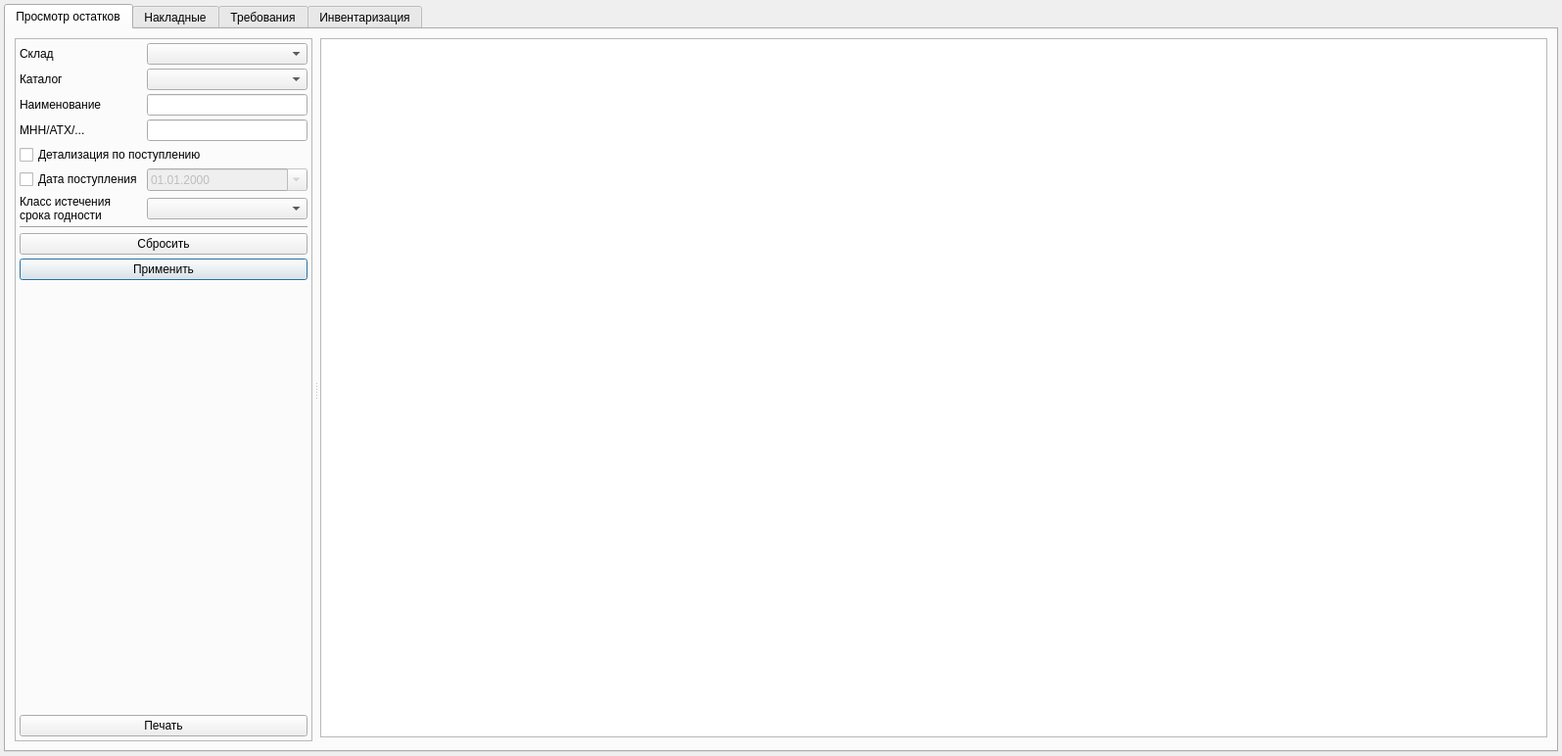
<?xml version="1.0" encoding="UTF-8"?>
<ui version="4.0">
 <class>PharmacyStoreDialog</class>
 <widget class="QDialog" name="PharmacyStoreDialog">
  <property name="geometry">
   <rect>
    <x>0</x>
    <y>0</y>
    <width>1595</width>
    <height>772</height>
   </rect>
  </property>
  <property name="windowTitle">
   <string>Dialog</string>
  </property>
  <layout class="QGridLayout" name="gridLayout">
   <property name="margin">
    <number>4</number>
   </property>
   <property name="spacing">
    <number>4</number>
   </property>
   <item row="0" column="0">
    <widget class="QSplitter" name="splitter">
     <property name="orientation">
      <enum>Qt::Horizontal</enum>
     </property>
     <property name="childrenCollapsible">
      <bool>false</bool>
     </property>
     <widget class="QTabWidget" name="tabWidget">
      <property name="sizePolicy">
       <sizepolicy hsizetype="Expanding" vsizetype="Expanding">
        <horstretch>75</horstretch>
        <verstretch>0</verstretch>
       </sizepolicy>
      </property>
      <property name="tabShape">
       <enum>QTabWidget::Rounded</enum>
      </property>
      <property name="currentIndex">
       <number>0</number>
      </property>
      <property name="elideMode">
       <enum>Qt::ElideNone</enum>
      </property>
      <property name="usesScrollButtons">
       <bool>true</bool>
      </property>
      <property name="documentMode">
       <bool>false</bool>
      </property>
      <property name="tabsClosable">
       <bool>false</bool>
      </property>
      <property name="movable">
       <bool>false</bool>
      </property>
      <widget class="QWidget" name="tabStoreItem">
       <attribute name="title">
        <string>Просмотр остатков</string>
       </attribute>
       <layout class="QGridLayout" name="gridLayout_13">
        <item row="0" column="0">
         <widget class="QSplitter" name="splitterStoreItem">
          <property name="orientation">
           <enum>Qt::Horizontal</enum>
          </property>
          <property name="handleWidth">
           <number>8</number>
          </property>
          <widget class="QFrame" name="frmStoreItemFilter">
           <property name="sizePolicy">
            <sizepolicy hsizetype="Minimum" vsizetype="Preferred">
             <horstretch>20</horstretch>
             <verstretch>0</verstretch>
            </sizepolicy>
           </property>
           <property name="frameShape">
            <enum>QFrame::StyledPanel</enum>
           </property>
           <property name="frameShadow">
            <enum>QFrame::Raised</enum>
           </property>
           <layout class="QGridLayout" name="gridLayout_14">
            <property name="margin">
             <number>4</number>
            </property>
            <property name="spacing">
             <number>4</number>
            </property>
            <item row="1" column="0">
             <widget class="Line" name="line">
              <property name="orientation">
               <enum>Qt::Horizontal</enum>
              </property>
             </widget>
            </item>
            <item row="3" column="0">
             <widget class="QPushButton" name="btnStoreItemsApply">
              <property name="text">
               <string>Применить</string>
              </property>
             </widget>
            </item>
            <item row="2" column="0">
             <widget class="QPushButton" name="btnStoreItemsClear">
              <property name="text">
               <string>Сбросить</string>
              </property>
             </widget>
            </item>
            <item row="4" column="0">
             <spacer name="verticalSpacer_3">
              <property name="orientation">
               <enum>Qt::Vertical</enum>
              </property>
              <property name="sizeHint" stdset="0">
               <size>
                <width>20</width>
                <height>40</height>
               </size>
              </property>
             </spacer>
            </item>
            <item row="5" column="0">
             <widget class="CPrintButton" name="btnStoreItemsPrint">
              <property name="text">
               <string>Печать</string>
              </property>
             </widget>
            </item>
            <item row="0" column="0">
             <layout class="QGridLayout" name="gridLayout_3">
              <property name="spacing">
               <number>4</number>
              </property>
              <item row="4" column="0" colspan="2">
               <widget class="QCheckBox" name="chkStoreItemsDetailed">
                <property name="sizePolicy">
                 <sizepolicy hsizetype="Fixed" vsizetype="Fixed">
                  <horstretch>0</horstretch>
                  <verstretch>0</verstretch>
                 </sizepolicy>
                </property>
                <property name="text">
                 <string>Детализация по поступлению</string>
                </property>
               </widget>
              </item>
              <item row="0" column="0">
               <widget class="QLabel" name="lblStoreItemsStore">
                <property name="sizePolicy">
                 <sizepolicy hsizetype="Minimum" vsizetype="Preferred">
                  <horstretch>0</horstretch>
                  <verstretch>0</verstretch>
                 </sizepolicy>
                </property>
                <property name="text">
                 <string>Склад</string>
                </property>
               </widget>
              </item>
              <item row="1" column="0">
               <widget class="QLabel" name="lblStoreItemsCatalog">
                <property name="sizePolicy">
                 <sizepolicy hsizetype="Minimum" vsizetype="Preferred">
                  <horstretch>0</horstretch>
                  <verstretch>0</verstretch>
                 </sizepolicy>
                </property>
                <property name="text">
                 <string>Каталог</string>
                </property>
               </widget>
              </item>
              <item row="3" column="1">
               <widget class="QLineEdit" name="edtStoreItemsFields"/>
              </item>
              <item row="5" column="0">
               <widget class="QCheckBox" name="chkStoreItemsArrivalDate">
                <property name="enabled">
                 <bool>true</bool>
                </property>
                <property name="text">
                 <string>Дата поступления</string>
                </property>
               </widget>
              </item>
              <item row="5" column="1">
               <widget class="CDateEdit" name="edtStoreItemsArrivalDate">
                <property name="enabled">
                 <bool>false</bool>
                </property>
                <property name="sizePolicy">
                 <sizepolicy hsizetype="MinimumExpanding" vsizetype="Fixed">
                  <horstretch>0</horstretch>
                  <verstretch>0</verstretch>
                 </sizepolicy>
                </property>
                <property name="displayFormat">
                 <string>dd.MM.yyyy</string>
                </property>
                <property name="calendarPopup">
                 <bool>true</bool>
                </property>
               </widget>
              </item>
              <item row="6" column="0">
               <widget class="QLabel" name="lblStoreItemsExpirationClass">
                <property name="sizePolicy">
                 <sizepolicy hsizetype="Minimum" vsizetype="Preferred">
                  <horstretch>0</horstretch>
                  <verstretch>0</verstretch>
                 </sizepolicy>
                </property>
                <property name="text">
                 <string>Класс истечения&lt;br&gt;срока годности</string>
                </property>
                <property name="wordWrap">
                 <bool>true</bool>
                </property>
               </widget>
              </item>
              <item row="2" column="1">
               <widget class="QLineEdit" name="edtStoreItemsName">
                <property name="sizePolicy">
                 <sizepolicy hsizetype="MinimumExpanding" vsizetype="Fixed">
                  <horstretch>0</horstretch>
                  <verstretch>0</verstretch>
                 </sizepolicy>
                </property>
               </widget>
              </item>
              <item row="0" column="1">
               <widget class="CStoreComboBox" name="cmbStoreItemsStore">
                <property name="sizePolicy">
                 <sizepolicy hsizetype="MinimumExpanding" vsizetype="Fixed">
                  <horstretch>0</horstretch>
                  <verstretch>0</verstretch>
                 </sizepolicy>
                </property>
               </widget>
              </item>
              <item row="2" column="0">
               <widget class="QLabel" name="lblStoreItemsName">
                <property name="sizePolicy">
                 <sizepolicy hsizetype="Minimum" vsizetype="Preferred">
                  <horstretch>0</horstretch>
                  <verstretch>0</verstretch>
                 </sizepolicy>
                </property>
                <property name="text">
                 <string>Наименование</string>
                </property>
                <property name="wordWrap">
                 <bool>true</bool>
                </property>
               </widget>
              </item>
              <item row="6" column="1">
               <widget class="CEnumComboBox" name="cmbStoreItemsExpirationClass">
                <property name="sizePolicy">
                 <sizepolicy hsizetype="MinimumExpanding" vsizetype="Fixed">
                  <horstretch>0</horstretch>
                  <verstretch>0</verstretch>
                 </sizepolicy>
                </property>
               </widget>
              </item>
              <item row="3" column="0">
               <widget class="QLabel" name="lblStoreItemsFields">
                <property name="text">
                 <string>МНН/АТХ/...</string>
                </property>
               </widget>
              </item>
              <item row="1" column="1">
               <widget class="CCatalogComboBox" name="cmbStoreItemsCatalog"/>
              </item>
             </layout>
            </item>
           </layout>
          </widget>
          <widget class="QFrame" name="frmStoreItems">
           <property name="sizePolicy">
            <sizepolicy hsizetype="Expanding" vsizetype="Preferred">
             <horstretch>80</horstretch>
             <verstretch>0</verstretch>
            </sizepolicy>
           </property>
           <property name="frameShape">
            <enum>QFrame::NoFrame</enum>
           </property>
           <property name="frameShadow">
            <enum>QFrame::Raised</enum>
           </property>
           <layout class="QGridLayout" name="gridLayout_2">
            <property name="margin">
             <number>0</number>
            </property>
            <property name="spacing">
             <number>4</number>
            </property>
            <item row="1" column="0">
             <widget class="CPaginationBar" name="pageBarStoreItems">
              <property name="frameShape">
               <enum>QFrame::StyledPanel</enum>
              </property>
              <property name="frameShadow">
               <enum>QFrame::Raised</enum>
              </property>
             </widget>
            </item>
            <item row="0" column="0">
             <widget class="CItemListView" name="tblStoreItems">
              <property name="sizePolicy">
               <sizepolicy hsizetype="Expanding" vsizetype="Expanding">
                <horstretch>0</horstretch>
                <verstretch>0</verstretch>
               </sizepolicy>
              </property>
              <property name="font">
               <font>
                <underline>false</underline>
               </font>
              </property>
              <property name="frameShape">
               <enum>QFrame::StyledPanel</enum>
              </property>
             </widget>
            </item>
           </layout>
          </widget>
         </widget>
        </item>
       </layout>
      </widget>
      <widget class="QWidget" name="tabShippingDocument">
       <attribute name="title">
        <string>Накладные</string>
       </attribute>
       <layout class="QGridLayout" name="gridLayout_15">
        <property name="margin">
         <number>9</number>
        </property>
        <property name="spacing">
         <number>6</number>
        </property>
        <item row="0" column="0">
         <widget class="QSplitter" name="splitterShippingDocument">
          <property name="orientation">
           <enum>Qt::Horizontal</enum>
          </property>
          <property name="handleWidth">
           <number>8</number>
          </property>
          <widget class="QFrame" name="frmShippingDocumentFilter">
           <property name="sizePolicy">
            <sizepolicy hsizetype="Preferred" vsizetype="Preferred">
             <horstretch>20</horstretch>
             <verstretch>0</verstretch>
            </sizepolicy>
           </property>
           <property name="frameShape">
            <enum>QFrame::StyledPanel</enum>
           </property>
           <property name="frameShadow">
            <enum>QFrame::Raised</enum>
           </property>
           <layout class="QGridLayout" name="gridLayout_9">
            <property name="margin">
             <number>4</number>
            </property>
            <property name="spacing">
             <number>4</number>
            </property>
            <item row="0" column="0">
             <layout class="QGridLayout" name="gridLayout_6">
              <property name="spacing">
               <number>4</number>
              </property>
              <item row="0" column="0">
               <widget class="QLabel" name="lblShippingStore">
                <property name="sizePolicy">
                 <sizepolicy hsizetype="Preferred" vsizetype="Preferred">
                  <horstretch>0</horstretch>
                  <verstretch>0</verstretch>
                 </sizepolicy>
                </property>
                <property name="text">
                 <string>Склад</string>
                </property>
                <property name="wordWrap">
                 <bool>true</bool>
                </property>
               </widget>
              </item>
              <item row="0" column="1">
               <widget class="CStoreComboBox" name="cmbShippingStore">
                <property name="sizePolicy">
                 <sizepolicy hsizetype="MinimumExpanding" vsizetype="Fixed">
                  <horstretch>0</horstretch>
                  <verstretch>0</verstretch>
                 </sizepolicy>
                </property>
               </widget>
              </item>
              <item row="1" column="0">
               <widget class="QLabel" name="lblShippingSupplier">
                <property name="sizePolicy">
                 <sizepolicy hsizetype="Preferred" vsizetype="Preferred">
                  <horstretch>0</horstretch>
                  <verstretch>0</verstretch>
                 </sizepolicy>
                </property>
                <property name="text">
                 <string>Поставщик</string>
                </property>
                <property name="wordWrap">
                 <bool>true</bool>
                </property>
               </widget>
              </item>
              <item row="1" column="1">
               <widget class="COrganisationComboBox" name="cmbShippingSupplier">
                <property name="sizePolicy">
                 <sizepolicy hsizetype="MinimumExpanding" vsizetype="Fixed">
                  <horstretch>0</horstretch>
                  <verstretch>0</verstretch>
                 </sizepolicy>
                </property>
               </widget>
              </item>
              <item row="2" column="0">
               <widget class="QLabel" name="lblShippingFinalizeUser">
                <property name="text">
                 <string>Сотрудник, принявший товар</string>
                </property>
                <property name="wordWrap">
                 <bool>true</bool>
                </property>
               </widget>
              </item>
              <item row="2" column="1">
               <widget class="CUserComboBox" name="cmbShippingFinalizeUser">
                <property name="sizePolicy">
                 <sizepolicy hsizetype="MinimumExpanding" vsizetype="Fixed">
                  <horstretch>0</horstretch>
                  <verstretch>0</verstretch>
                 </sizepolicy>
                </property>
               </widget>
              </item>
              <item row="3" column="1">
               <widget class="CDateEdit" name="edtShippingDocumentDate">
                <property name="enabled">
                 <bool>false</bool>
                </property>
                <property name="sizePolicy">
                 <sizepolicy hsizetype="MinimumExpanding" vsizetype="Fixed">
                  <horstretch>0</horstretch>
                  <verstretch>0</verstretch>
                 </sizepolicy>
                </property>
               </widget>
              </item>
              <item row="4" column="0">
               <widget class="QLabel" name="lblShippingFundSource">
                <property name="text">
                 <string>Источник финансирования</string>
                </property>
                <property name="wordWrap">
                 <bool>true</bool>
                </property>
               </widget>
              </item>
              <item row="4" column="1">
               <widget class="CRbItemComboBox" name="cmbShippingFundSource">
                <property name="sizePolicy">
                 <sizepolicy hsizetype="MinimumExpanding" vsizetype="Fixed">
                  <horstretch>0</horstretch>
                  <verstretch>0</verstretch>
                 </sizepolicy>
                </property>
               </widget>
              </item>
              <item row="3" column="0">
               <widget class="QCheckBox" name="chkShippingDocumentDate">
                <property name="text">
                 <string>Дата поступления</string>
                </property>
               </widget>
              </item>
             </layout>
            </item>
            <item row="4" column="0">
             <spacer name="verticalSpacer">
              <property name="orientation">
               <enum>Qt::Vertical</enum>
              </property>
              <property name="sizeHint" stdset="0">
               <size>
                <width>20</width>
                <height>40</height>
               </size>
              </property>
             </spacer>
            </item>
            <item row="2" column="0">
             <widget class="QPushButton" name="btnShippingClear">
              <property name="text">
               <string>Сбросить</string>
              </property>
             </widget>
            </item>
            <item row="1" column="0">
             <widget class="Line" name="line_2">
              <property name="orientation">
               <enum>Qt::Horizontal</enum>
              </property>
             </widget>
            </item>
            <item row="3" column="0">
             <widget class="QPushButton" name="btnShippingApply">
              <property name="text">
               <string>Применить</string>
              </property>
             </widget>
            </item>
           </layout>
          </widget>
          <widget class="QFrame" name="frmShippingDocuments">
           <property name="sizePolicy">
            <sizepolicy hsizetype="Preferred" vsizetype="Preferred">
             <horstretch>80</horstretch>
             <verstretch>0</verstretch>
            </sizepolicy>
           </property>
           <property name="frameShape">
            <enum>QFrame::NoFrame</enum>
           </property>
           <property name="frameShadow">
            <enum>QFrame::Raised</enum>
           </property>
           <layout class="QGridLayout" name="gridLayout_8">
            <property name="margin">
             <number>0</number>
            </property>
            <property name="spacing">
             <number>4</number>
            </property>
            <item row="0" column="0">
             <widget class="CItemListView" name="tblShippingDocuments">
              <property name="sizePolicy">
               <sizepolicy hsizetype="Expanding" vsizetype="Expanding">
                <horstretch>0</horstretch>
                <verstretch>0</verstretch>
               </sizepolicy>
              </property>
             </widget>
            </item>
            <item row="1" column="0">
             <widget class="CPaginationBar" name="pageBarShippingDocuments">
              <property name="frameShape">
               <enum>QFrame::StyledPanel</enum>
              </property>
              <property name="frameShadow">
               <enum>QFrame::Raised</enum>
              </property>
             </widget>
            </item>
            <item row="2" column="0">
             <widget class="QFrame" name="frmShippingDocumentTools">
              <property name="frameShape">
               <enum>QFrame::StyledPanel</enum>
              </property>
              <property name="frameShadow">
               <enum>QFrame::Raised</enum>
              </property>
              <layout class="QGridLayout" name="gridLayout_7">
               <property name="margin">
                <number>4</number>
               </property>
               <property name="spacing">
                <number>4</number>
               </property>
               <item row="0" column="1">
                <spacer name="horizontalSpacer">
                 <property name="orientation">
                  <enum>Qt::Horizontal</enum>
                 </property>
                 <property name="sizeHint" stdset="0">
                  <size>
                   <width>396</width>
                   <height>20</height>
                  </size>
                 </property>
                </spacer>
               </item>
               <item row="0" column="0">
                <widget class="QPushButton" name="btnNewShippingDocument">
                 <property name="text">
                  <string>Добавить накладную</string>
                 </property>
                </widget>
               </item>
              </layout>
             </widget>
            </item>
           </layout>
          </widget>
         </widget>
        </item>
       </layout>
      </widget>
      <widget class="QWidget" name="tabRequestDocument">
       <attribute name="title">
        <string>Требования</string>
       </attribute>
       <layout class="QGridLayout" name="gridLayout_11">
        <property name="margin">
         <number>9</number>
        </property>
        <property name="spacing">
         <number>6</number>
        </property>
        <item row="0" column="0">
         <widget class="QSplitter" name="splitterRequestDocument">
          <property name="orientation">
           <enum>Qt::Horizontal</enum>
          </property>
          <property name="handleWidth">
           <number>8</number>
          </property>
          <widget class="QFrame" name="frmRequestDocumentFilter">
           <property name="sizePolicy">
            <sizepolicy hsizetype="Preferred" vsizetype="Preferred">
             <horstretch>25</horstretch>
             <verstretch>0</verstretch>
            </sizepolicy>
           </property>
           <property name="frameShape">
            <enum>QFrame::StyledPanel</enum>
           </property>
           <property name="frameShadow">
            <enum>QFrame::Raised</enum>
           </property>
           <layout class="QGridLayout" name="gridLayout_19">
            <property name="margin">
             <number>4</number>
            </property>
            <property name="spacing">
             <number>4</number>
            </property>
            <item row="0" column="0">
             <layout class="QGridLayout" name="gridLayout_12">
              <item row="0" column="0">
               <widget class="QLabel" name="lblRequestDocumentType">
                <property name="sizePolicy">
                 <sizepolicy hsizetype="Fixed" vsizetype="Preferred">
                  <horstretch>0</horstretch>
                  <verstretch>0</verstretch>
                 </sizepolicy>
                </property>
                <property name="text">
                 <string>Вид требования</string>
                </property>
                <property name="wordWrap">
                 <bool>true</bool>
                </property>
               </widget>
              </item>
              <item row="2" column="0">
               <widget class="QLabel" name="lblRequestDocumentStoreFrom">
                <property name="sizePolicy">
                 <sizepolicy hsizetype="Minimum" vsizetype="Preferred">
                  <horstretch>0</horstretch>
                  <verstretch>0</verstretch>
                 </sizepolicy>
                </property>
                <property name="text">
                 <string>Склад отправителя</string>
                </property>
                <property name="wordWrap">
                 <bool>true</bool>
                </property>
               </widget>
              </item>
              <item row="1" column="1">
               <widget class="CEnumComboBox" name="cmbRequestDocumentStatus">
                <property name="sizePolicy">
                 <sizepolicy hsizetype="MinimumExpanding" vsizetype="Fixed">
                  <horstretch>0</horstretch>
                  <verstretch>0</verstretch>
                 </sizepolicy>
                </property>
               </widget>
              </item>
              <item row="2" column="1">
               <widget class="CStoreComboBox" name="cmbRequestDocumentStoreFrom">
                <property name="sizePolicy">
                 <sizepolicy hsizetype="MinimumExpanding" vsizetype="Fixed">
                  <horstretch>0</horstretch>
                  <verstretch>0</verstretch>
                 </sizepolicy>
                </property>
               </widget>
              </item>
              <item row="0" column="1">
               <widget class="CEnumComboBox" name="cmbRequestDocumentType">
                <property name="sizePolicy">
                 <sizepolicy hsizetype="MinimumExpanding" vsizetype="Fixed">
                  <horstretch>0</horstretch>
                  <verstretch>0</verstretch>
                 </sizepolicy>
                </property>
               </widget>
              </item>
              <item row="1" column="0">
               <widget class="QLabel" name="lblReuestDocumentStatus">
                <property name="sizePolicy">
                 <sizepolicy hsizetype="Minimum" vsizetype="Preferred">
                  <horstretch>0</horstretch>
                  <verstretch>0</verstretch>
                 </sizepolicy>
                </property>
                <property name="text">
                 <string>Статус</string>
                </property>
                <property name="wordWrap">
                 <bool>true</bool>
                </property>
               </widget>
              </item>
              <item row="3" column="0">
               <widget class="QLabel" name="lblRequestDocumentStoreTo">
                <property name="sizePolicy">
                 <sizepolicy hsizetype="Minimum" vsizetype="Preferred">
                  <horstretch>0</horstretch>
                  <verstretch>0</verstretch>
                 </sizepolicy>
                </property>
                <property name="text">
                 <string>Склад получателя</string>
                </property>
                <property name="wordWrap">
                 <bool>true</bool>
                </property>
               </widget>
              </item>
              <item row="3" column="1">
               <widget class="CStoreComboBox" name="cmbRequestDocumentStoreTo">
                <property name="sizePolicy">
                 <sizepolicy hsizetype="MinimumExpanding" vsizetype="Fixed">
                  <horstretch>0</horstretch>
                  <verstretch>0</verstretch>
                 </sizepolicy>
                </property>
               </widget>
              </item>
             </layout>
            </item>
            <item row="1" column="0">
             <layout class="QHBoxLayout" name="horizontalLayout_2">
              <item>
               <widget class="QCheckBox" name="chkRequestDocumentDate">
                <property name="text">
                 <string>Дата формирования запроса</string>
                </property>
               </widget>
              </item>
              <item>
               <widget class="CDateEdit" name="edtRequestDocumentDate">
                <property name="enabled">
                 <bool>false</bool>
                </property>
                <property name="sizePolicy">
                 <sizepolicy hsizetype="MinimumExpanding" vsizetype="Fixed">
                  <horstretch>0</horstretch>
                  <verstretch>0</verstretch>
                 </sizepolicy>
                </property>
               </widget>
              </item>
             </layout>
            </item>
            <item row="2" column="0">
             <widget class="Line" name="line_3">
              <property name="orientation">
               <enum>Qt::Horizontal</enum>
              </property>
             </widget>
            </item>
            <item row="5" column="0">
             <spacer name="verticalSpacer_2">
              <property name="orientation">
               <enum>Qt::Vertical</enum>
              </property>
              <property name="sizeHint" stdset="0">
               <size>
                <width>20</width>
                <height>40</height>
               </size>
              </property>
             </spacer>
            </item>
            <item row="3" column="0">
             <widget class="QPushButton" name="btnRequestDocumentClear">
              <property name="text">
               <string>Сбросить</string>
              </property>
             </widget>
            </item>
            <item row="4" column="0">
             <widget class="QPushButton" name="btnRequestDocumentApply">
              <property name="text">
               <string>Применить</string>
              </property>
             </widget>
            </item>
            <item row="6" column="0">
             <widget class="CPrintButton" name="btnRequestDocumentPrint">
              <property name="text">
               <string>Печать</string>
              </property>
             </widget>
            </item>
           </layout>
          </widget>
          <widget class="QTabWidget" name="tabWidgetRequestDocuments">
           <property name="sizePolicy">
            <sizepolicy hsizetype="Expanding" vsizetype="Expanding">
             <horstretch>75</horstretch>
             <verstretch>0</verstretch>
            </sizepolicy>
           </property>
           <property name="currentIndex">
            <number>0</number>
           </property>
           <widget class="QWidget" name="tabIncomingRequestDocuments">
            <attribute name="title">
             <string>Входящие</string>
            </attribute>
            <layout class="QGridLayout" name="gridLayout_10">
             <property name="margin">
              <number>4</number>
             </property>
             <property name="spacing">
              <number>4</number>
             </property>
             <item row="0" column="0">
              <widget class="CItemListView" name="tblIncomingRequestDocuments"/>
             </item>
             <item row="1" column="0">
              <widget class="CPaginationBar" name="pageBarIncomingRequestDocuments">
               <property name="frameShape">
                <enum>QFrame::StyledPanel</enum>
               </property>
               <property name="frameShadow">
                <enum>QFrame::Raised</enum>
               </property>
              </widget>
             </item>
            </layout>
           </widget>
           <widget class="QWidget" name="tabOutcomingRequestDocuments">
            <attribute name="title">
             <string>Исходящие</string>
            </attribute>
            <layout class="QGridLayout" name="gridLayout_4">
             <property name="margin">
              <number>4</number>
             </property>
             <property name="spacing">
              <number>4</number>
             </property>
             <item row="0" column="0">
              <widget class="CItemListView" name="tblOutcomingRequestDocuments">
               <property name="frameShape">
                <enum>QFrame::StyledPanel</enum>
               </property>
              </widget>
             </item>
             <item row="1" column="0">
              <widget class="CPaginationBar" name="pageBarOutcomingRequestDocuments">
               <property name="frameShape">
                <enum>QFrame::StyledPanel</enum>
               </property>
               <property name="frameShadow">
                <enum>QFrame::Raised</enum>
               </property>
              </widget>
             </item>
             <item row="2" column="0">
              <layout class="QHBoxLayout" name="horizontalLayout">
               <property name="spacing">
                <number>4</number>
               </property>
               <item>
                <widget class="QPushButton" name="btnNewRequestDocument">
                 <property name="text">
                  <string>Создать новое требование</string>
                 </property>
                </widget>
               </item>
               <item>
                <spacer name="horizontalSpacer_2">
                 <property name="orientation">
                  <enum>Qt::Horizontal</enum>
                 </property>
                 <property name="sizeHint" stdset="0">
                  <size>
                   <width>40</width>
                   <height>20</height>
                  </size>
                 </property>
                </spacer>
               </item>
              </layout>
             </item>
            </layout>
           </widget>
          </widget>
         </widget>
        </item>
       </layout>
      </widget>
      <widget class="QWidget" name="tabInventoryDocument">
       <attribute name="title">
        <string>Инвентаризация</string>
       </attribute>
       <layout class="QGridLayout" name="gridLayout_18">
        <item row="0" column="0">
         <widget class="QSplitter" name="splitterInventoryDocument">
          <property name="orientation">
           <enum>Qt::Horizontal</enum>
          </property>
          <property name="handleWidth">
           <number>8</number>
          </property>
          <widget class="QFrame" name="frmInventoryDocumentFilter">
           <property name="frameShape">
            <enum>QFrame::StyledPanel</enum>
           </property>
           <property name="frameShadow">
            <enum>QFrame::Raised</enum>
           </property>
           <property name="midLineWidth">
            <number>-1</number>
           </property>
           <layout class="QGridLayout" name="gridLayout_21">
            <property name="margin">
             <number>4</number>
            </property>
            <property name="spacing">
             <number>4</number>
            </property>
            <item row="0" column="0">
             <layout class="QGridLayout" name="gridLayout_20">
              <property name="spacing">
               <number>4</number>
              </property>
              <item row="0" column="0">
               <widget class="QLabel" name="label">
                <property name="text">
                 <string>Склад</string>
                </property>
               </widget>
              </item>
              <item row="0" column="1">
               <widget class="CStoreComboBox" name="cmbInventoryDocumentStore">
                <property name="sizePolicy">
                 <sizepolicy hsizetype="Expanding" vsizetype="Fixed">
                  <horstretch>0</horstretch>
                  <verstretch>0</verstretch>
                 </sizepolicy>
                </property>
               </widget>
              </item>
             </layout>
            </item>
            <item row="1" column="0">
             <widget class="Line" name="line_4">
              <property name="orientation">
               <enum>Qt::Horizontal</enum>
              </property>
             </widget>
            </item>
            <item row="2" column="0">
             <widget class="QPushButton" name="btnInventoryClear">
              <property name="text">
               <string>Сбросить</string>
              </property>
             </widget>
            </item>
            <item row="3" column="0">
             <widget class="QPushButton" name="btnInventoryApply">
              <property name="text">
               <string>Применить</string>
              </property>
             </widget>
            </item>
            <item row="4" column="0">
             <spacer name="verticalSpacer_4">
              <property name="orientation">
               <enum>Qt::Vertical</enum>
              </property>
              <property name="sizeHint" stdset="0">
               <size>
                <width>20</width>
                <height>632</height>
               </size>
              </property>
             </spacer>
            </item>
           </layout>
          </widget>
          <widget class="QFrame" name="frmInventoryDocuments">
           <property name="frameShape">
            <enum>QFrame::NoFrame</enum>
           </property>
           <property name="frameShadow">
            <enum>QFrame::Raised</enum>
           </property>
           <layout class="QGridLayout" name="gridLayout_17">
            <property name="margin">
             <number>0</number>
            </property>
            <property name="spacing">
             <number>4</number>
            </property>
            <item row="0" column="0">
             <widget class="CItemListView" name="tblInventoryDocuments"/>
            </item>
            <item row="1" column="0">
             <widget class="CPaginationBar" name="pageBarInventoryDocuments">
              <property name="frameShape">
               <enum>QFrame::StyledPanel</enum>
              </property>
              <property name="frameShadow">
               <enum>QFrame::Raised</enum>
              </property>
             </widget>
            </item>
            <item row="2" column="0">
             <widget class="QFrame" name="frmInventoryDocumentTools">
              <property name="frameShape">
               <enum>QFrame::StyledPanel</enum>
              </property>
              <property name="frameShadow">
               <enum>QFrame::Raised</enum>
              </property>
              <layout class="QGridLayout" name="gridLayout_16">
               <property name="margin">
                <number>4</number>
               </property>
               <property name="spacing">
                <number>4</number>
               </property>
               <item row="0" column="0">
                <widget class="QPushButton" name="btnMakeInventory">
                 <property name="text">
                  <string>Провести инвентаризацию</string>
                 </property>
                </widget>
               </item>
               <item row="0" column="1">
                <spacer name="horizontalSpacer_3">
                 <property name="orientation">
                  <enum>Qt::Horizontal</enum>
                 </property>
                 <property name="sizeHint" stdset="0">
                  <size>
                   <width>793</width>
                   <height>20</height>
                  </size>
                 </property>
                </spacer>
               </item>
              </layout>
             </widget>
            </item>
           </layout>
          </widget>
         </widget>
        </item>
       </layout>
      </widget>
     </widget>
    </widget>
   </item>
  </layout>
 </widget>
 <customwidgets>
  <customwidget>
   <class>CItemListView</class>
   <extends>QTableView</extends>
   <header>library/ItemListView.h</header>
  </customwidget>
  <customwidget>
   <class>CEnumComboBox</class>
   <extends>QComboBox</extends>
   <header>library/Enum.h</header>
  </customwidget>
  <customwidget>
   <class>CDateEdit</class>
   <extends>QDateEdit</extends>
   <header>library/DateEdit.h</header>
  </customwidget>
  <customwidget>
   <class>CPrintButton</class>
   <extends>QPushButton</extends>
   <header>library/PrintTemplates.h</header>
  </customwidget>
  <customwidget>
   <class>CStoreComboBox</class>
   <extends>QComboBox</extends>
   <header>Pharmacy/ItemListComboBox.h</header>
  </customwidget>
  <customwidget>
   <class>CPaginationBar</class>
   <extends>QFrame</extends>
   <header>Pharmacy/PaginationBar.h</header>
   <container>1</container>
  </customwidget>
  <customwidget>
   <class>CUserComboBox</class>
   <extends>QComboBox</extends>
   <header>Pharmacy/ItemListComboBox.h</header>
  </customwidget>
  <customwidget>
   <class>CRbItemComboBox</class>
   <extends>QComboBox</extends>
   <header>Pharmacy/ItemListComboBox.h</header>
  </customwidget>
  <customwidget>
   <class>COrganisationComboBox</class>
   <extends>QComboBox</extends>
   <header>Pharmacy/ItemListComboBox.h</header>
  </customwidget>
  <customwidget>
   <class>CCatalogComboBox</class>
   <extends>QComboBox</extends>
   <header>Pharmacy/ItemListComboBox.h</header>
  </customwidget>
 </customwidgets>
 <tabstops>
  <tabstop>tabWidget</tabstop>
  <tabstop>cmbStoreItemsStore</tabstop>
  <tabstop>cmbStoreItemsCatalog</tabstop>
  <tabstop>edtStoreItemsName</tabstop>
  <tabstop>edtStoreItemsFields</tabstop>
  <tabstop>chkStoreItemsDetailed</tabstop>
  <tabstop>chkStoreItemsArrivalDate</tabstop>
  <tabstop>edtStoreItemsArrivalDate</tabstop>
  <tabstop>cmbStoreItemsExpirationClass</tabstop>
  <tabstop>btnStoreItemsClear</tabstop>
  <tabstop>btnStoreItemsApply</tabstop>
  <tabstop>btnStoreItemsPrint</tabstop>
  <tabstop>tblStoreItems</tabstop>
  <tabstop>cmbShippingStore</tabstop>
  <tabstop>cmbShippingSupplier</tabstop>
  <tabstop>cmbShippingFinalizeUser</tabstop>
  <tabstop>chkShippingDocumentDate</tabstop>
  <tabstop>edtShippingDocumentDate</tabstop>
  <tabstop>cmbShippingFundSource</tabstop>
  <tabstop>btnShippingClear</tabstop>
  <tabstop>btnShippingApply</tabstop>
  <tabstop>tblShippingDocuments</tabstop>
  <tabstop>btnNewShippingDocument</tabstop>
  <tabstop>cmbRequestDocumentType</tabstop>
  <tabstop>cmbRequestDocumentStatus</tabstop>
  <tabstop>cmbRequestDocumentStoreFrom</tabstop>
  <tabstop>chkRequestDocumentDate</tabstop>
  <tabstop>edtRequestDocumentDate</tabstop>
  <tabstop>btnRequestDocumentClear</tabstop>
  <tabstop>btnRequestDocumentApply</tabstop>
  <tabstop>tabWidgetRequestDocuments</tabstop>
  <tabstop>tblIncomingRequestDocuments</tabstop>
  <tabstop>tblOutcomingRequestDocuments</tabstop>
  <tabstop>btnNewRequestDocument</tabstop>
  <tabstop>cmbInventoryDocumentStore</tabstop>
  <tabstop>btnInventoryClear</tabstop>
  <tabstop>btnInventoryApply</tabstop>
  <tabstop>tblInventoryDocuments</tabstop>
  <tabstop>btnMakeInventory</tabstop>
  <tabstop>btnRequestDocumentPrint</tabstop>
 </tabstops>
 <resources/>
 <connections>
  <connection>
   <sender>chkRequestDocumentDate</sender>
   <signal>toggled(bool)</signal>
   <receiver>edtRequestDocumentDate</receiver>
   <slot>setEnabled(bool)</slot>
   <hints>
    <hint type="sourcelabel">
     <x>120</x>
     <y>157</y>
    </hint>
    <hint type="destinationlabel">
     <x>322</x>
     <y>159</y>
    </hint>
   </hints>
  </connection>
  <connection>
   <sender>chkShippingDocumentDate</sender>
   <signal>toggled(bool)</signal>
   <receiver>edtShippingDocumentDate</receiver>
   <slot>setEnabled(bool)</slot>
   <hints>
    <hint type="sourcelabel">
     <x>120</x>
     <y>154</y>
    </hint>
    <hint type="destinationlabel">
     <x>237</x>
     <y>156</y>
    </hint>
   </hints>
  </connection>
  <connection>
   <sender>chkStoreItemsArrivalDate</sender>
   <signal>toggled(bool)</signal>
   <receiver>edtStoreItemsArrivalDate</receiver>
   <slot>setEnabled(bool)</slot>
   <hints>
    <hint type="sourcelabel">
     <x>118</x>
     <y>137</y>
    </hint>
    <hint type="destinationlabel">
     <x>177</x>
     <y>140</y>
    </hint>
   </hints>
  </connection>
 </connections>
</ui>
